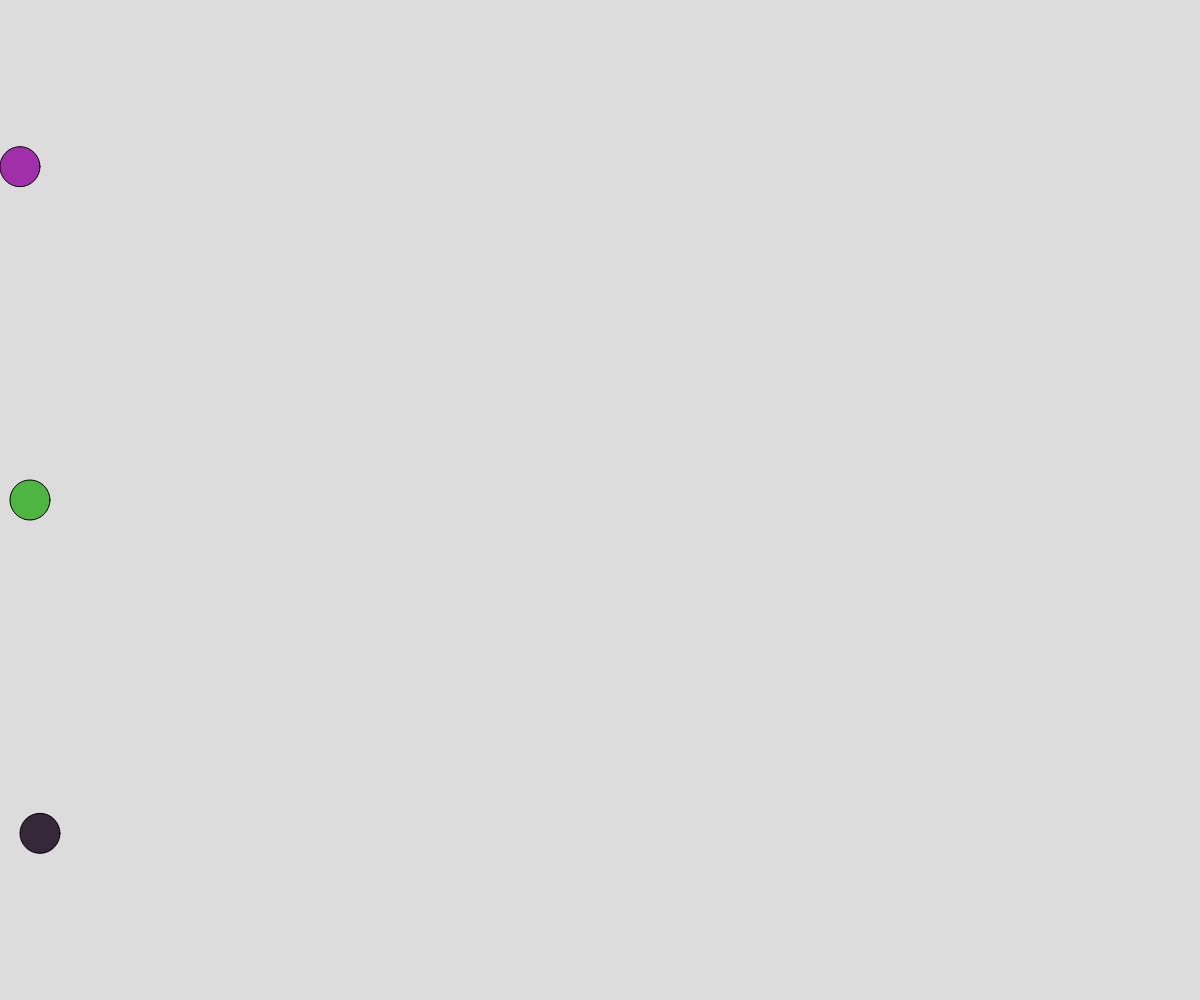
Frame 1 (no input)
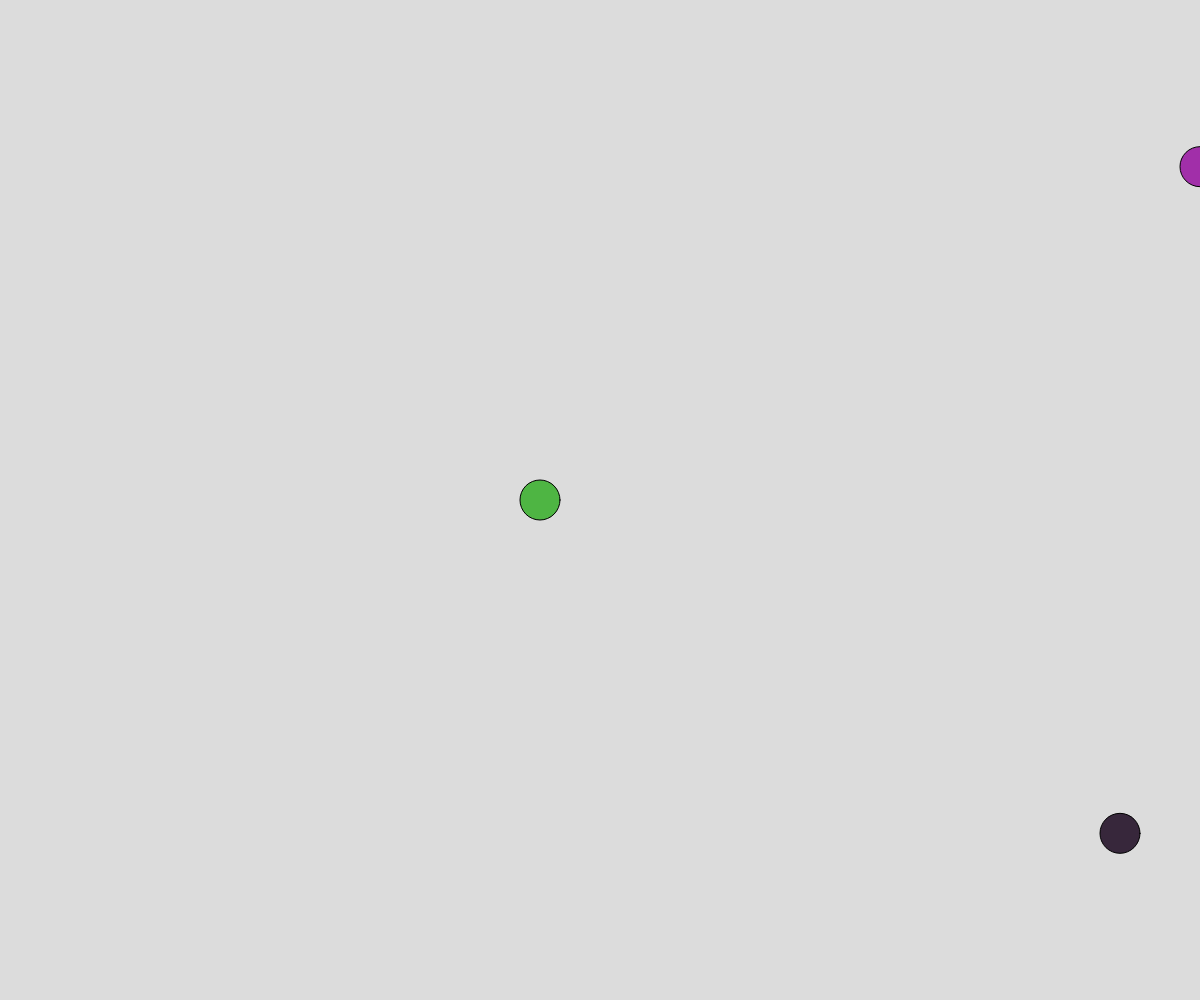
Frame 60 (no input)
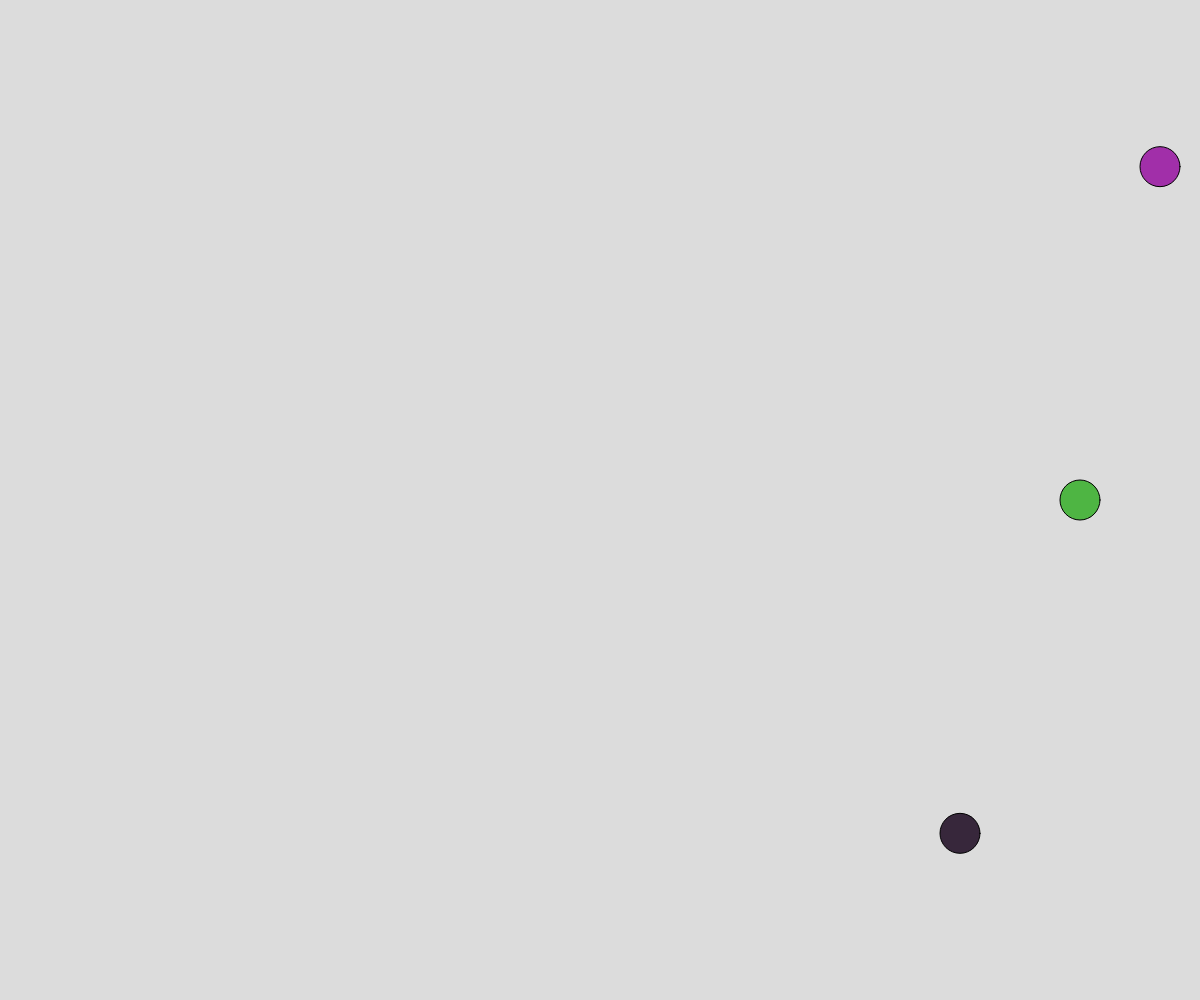
Frame 120 (the mouse pressed at the canvas centre since frame 60)

The p5.js sketch that drew these frames (run headless with seeded random() and noise() and a simulated clock; from frame 60 on, the mouse is pressed at the canvas centre):

// p5.js sketch
// ── sketch.js
// Project Title
// Your Name
// Date
let ball1;
let ball2;
let ball3;
let size;
let ballsize = 40



function setup() {
  createCanvas(windowWidth, windowHeight);
  size = height/3/2
  ball1 = new RoundRacer(size,20);
  ball2 = new RoundRacer(size*3, 30);
  ball3 = new RoundRacer(size*5, 40);
}

function draw() {
  background(220);
  ball1.move()
  ball1.make()
  ball2.move()
  ball2.make()
  ball3.move()
  ball3.make()
}


class RoundRacer {

constructor(Ypos,speed){
  this.speed = speed;
  this.Ypos = Ypos;
  this.Xpos = 0;
  this.clr = color(random(225),random(225),random(225));
}

make(){
  fill(this.clr);
  circle(this.Xpos,this.Ypos,ballsize);
}

move(){
 if(this.Xpos > width){
  this.Xpos = 0;
 }
 else this.Xpos += this.speed;
}
}
